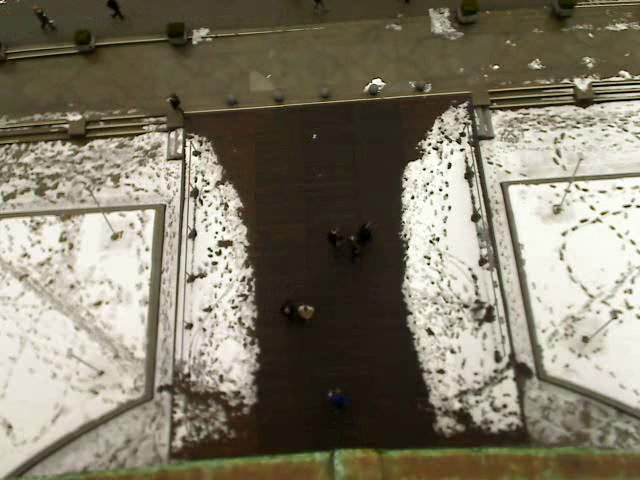
#> input picture frame 58 of video_data/video2.mp4, 640 x 480 px, given in place of video1.mp4, which was not available
$ python main.py
#> lines starting #> are read from the running program, lines starting #| are printed output that depends on the picture
import numpy as np
import cv2
from sklearn.metrics import mean_absolute_error
import matplotlib.pyplot as plt
import sys
import imutils


'''
    Fx represents equation of a line for two points.

    Y - Y1

    Border line is at value 250 on Y scale.
    If the result of subtraction of Y values (Pedestrian - Line(Y) Value) is below 1 > Pedestrian crossed the borderline.
'''
def cross_detection(y):

    fx = y - 250

    if abs(fx) <= 1:
        return True

    return False


def process_video(video_path):

#> called with video_path = 'video_data/video1.mp4'
    video = cv2.VideoCapture(video_path)
    initFrame = None

    people_counter = 0

    while video:

        ret, frame = video.read()
#> frame is the input picture: shape (480, 640, 3); mean B, G, R 105, 122.3, 128.7


        if frame is False:
            print("Can not load video frame!")

        if ret is False:
            break

        frame = imutils.resize(frame, 800)
#> frame: shape (600, 800, 3)
        # Converting RGB to GRAY_IMAGE
        gray_image = cv2.cvtColor(frame, cv2.COLOR_BGR2GRAY)
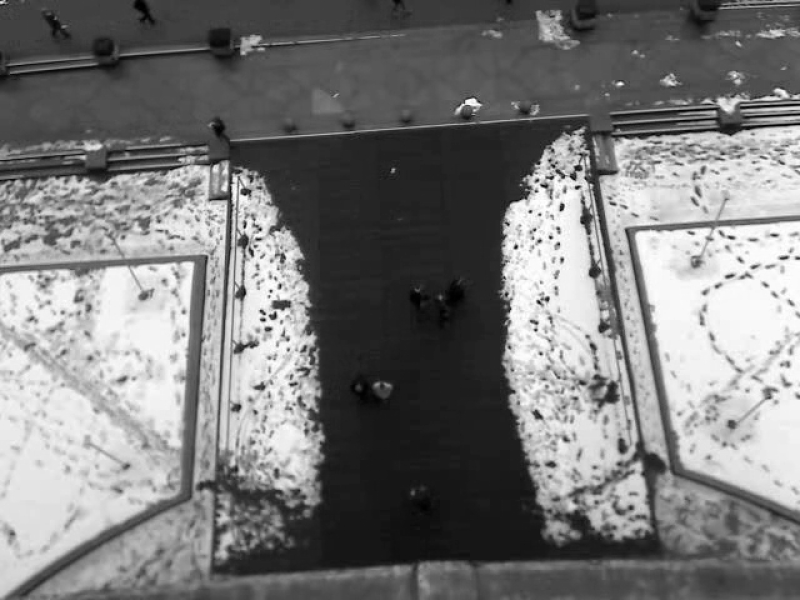
#> gray_image: shape (600, 800); min 0, max 255, mean 122.3
        # Blurring sharp lines in image
        gray_image = cv2.GaussianBlur(gray_image, (19, 19), 1)

        '''
            Uzima se prvi frame u video-u i kasnije se poredi sa frame-ovima koji slede u video-u.
        '''
        if initFrame is None:
            initFrame = gray_image
            continue


        # Calculates difference in pixelization between initial frame and current frame.
        difference = cv2.absdiff(initFrame, gray_image)

        # Calculates Threshold for Difference
        threshold = cv2.threshold(difference, 20, 255, cv2.THRESH_BINARY)[1]
        threshold = cv2.dilate(threshold, None, iterations=2)

        contours = cv2.findContours(threshold, cv2.RETR_LIST, cv2.CHAIN_APPROX_SIMPLE)[0]

        for contour in contours:

            if cv2.contourArea(contour) < 90:
                continue

            '''
                Width represents width of a rectangle.
                Height represents height of a rectangle.

                Point(x, y) is the bottom left point of a rectangle.
            '''
            (x, y, width, height) = cv2.boundingRect(contour)
            # Bottom Left Point of a rectangle.
            bottomLeftPoint = (x, y)
            # Upper Right Point of a rectangle.
            upperRightPoint = (x + width, y + height)

            # Draws a rectangle.
            '''
                First arg> Frame
                Second arg> Bottom left point of a rectangle.
                Third arg> Upper Right Point of a rectangle.
                Fourth arg> Color of the borders of a rectangle.
                Fifth arg> Thickness of the border.
            '''
            cv2.rectangle(frame, bottomLeftPoint, upperRightPoint, (0, 0, 255), 1)

            # Calculating Center Point on X scale and Y scale.
            rectangleCenterX = (x + x + width) / 2
            rectangleCenterY = (y + y + height) / 2

            '''
                Draws a line in the video.
            '''
            cv2.line(frame, (0, 250), (800, 250), (0, 0, 255), 3)

            if (cross_detection(rectangleCenterY)):
                people_counter += 1

        '''
            Enables playing a video.
        '''
        if cv2.waitKey(1) & 0xFF == ord('q'):
            break

        '''
            Parameters:
                image, text, coordinates of the bottom-left corner of the text string in the image,
                font, fontScale, color, thickness, lineType, BottomLeftOrigin, ReturnValue[image]
        '''
        cv2.putText(frame, "People counted: {}".format(str(people_counter)), (20, 50),
                    cv2.QT_FONT_NORMAL, 1, (0, 255, 255), 1)
        cv2.imshow("Soft Computing 2019", frame)

    print(people_counter)

    video.release()
    cv2.destroyAllWindows()

    return people_counter


if __name__ == '__main__':

    # Processing all videos. Returns People Counter for each video.
    pc1 = process_video("video_data/video1.mp4")
    pc2 = process_video("video_data/video2.mp4")
    pc3 = process_video("video_data/video3.mp4")
    pc4 = process_video("video_data/video4.mp4")
    pc5 = process_video("video_data/video5.mp4")
    pc6 = process_video("video_data/video6.mp4")
    pc7 = process_video("video_data/video7.mp4")
    pc8 = process_video("video_data/video8.mp4")
    pc9 = process_video("video_data/video9.mp4")
    pc10 = process_video("video_data/video10.mp4")

    y = [4, 24, 17, 23, 17, 27, 29, 22, 10, 23]
    y_predicted = [pc1, pc2, pc3, pc4, pc5, pc6, pc7, pc8, pc9, pc10]

    mae = mean_absolute_error(y, y_predicted)
    print("Mean Absolute Error is: ", mae)

$ run again, starting later in the video
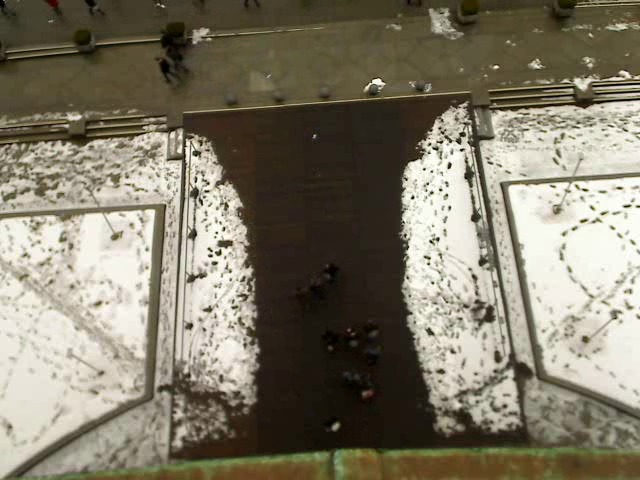
#> input picture frame 261 of video_data/video2.mp4, 640 x 480 px, given in place of video1.mp4, which was not available
#> in process_video, frame is the input picture: shape (480, 640, 3); mean B, G, R 104.7, 122.1, 128.6
#> frame: shape (600, 800, 3)
#> in process_video, `gray_image = cv2.cvtColor(frame, cv2.COLOR_BGR2GRAY)`:
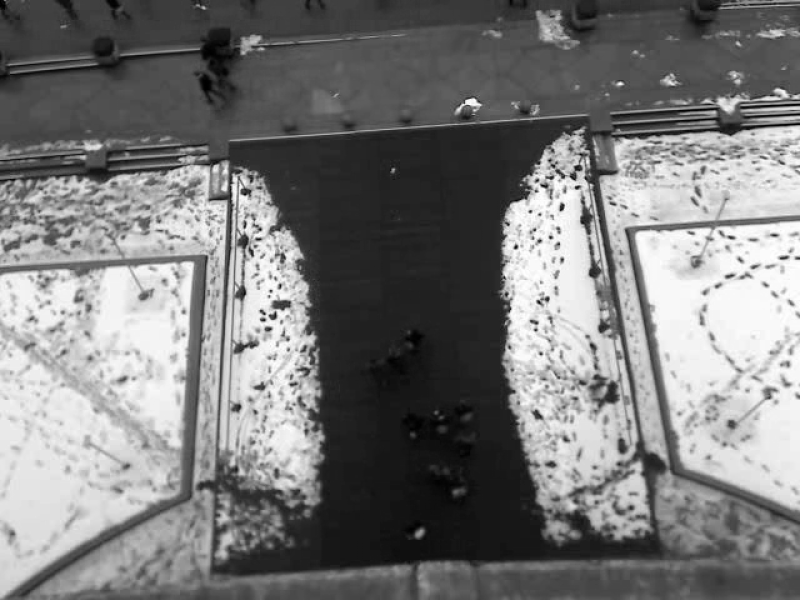
#> gray_image: shape (600, 800); min 0, max 255, mean 122.1

$ run again, starting later in the video
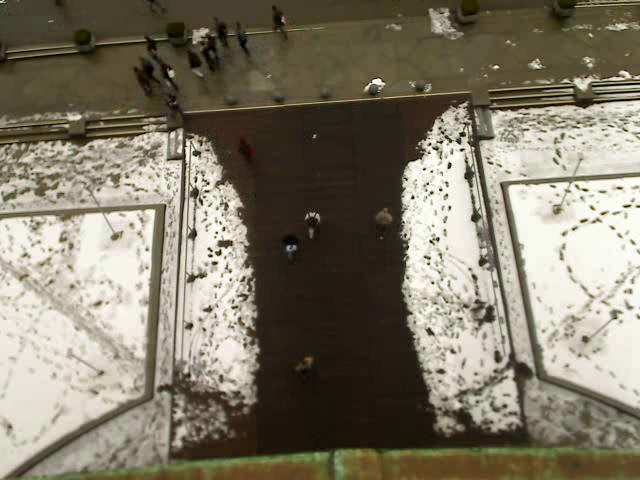
#> input picture frame 464 of video_data/video2.mp4, 640 x 480 px, given in place of video1.mp4, which was not available
#> in process_video, frame is the input picture: shape (480, 640, 3); mean B, G, R 104.7, 121.9, 128.3
#> frame: shape (600, 800, 3)
#> in process_video, `gray_image = cv2.cvtColor(frame, cv2.COLOR_BGR2GRAY)`:
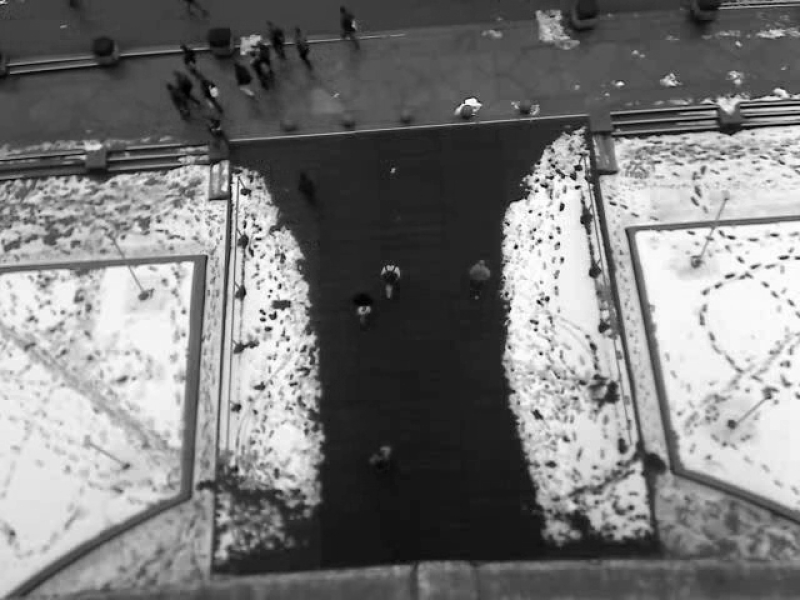
#> gray_image: shape (600, 800); min 0, max 255, mean 121.9
